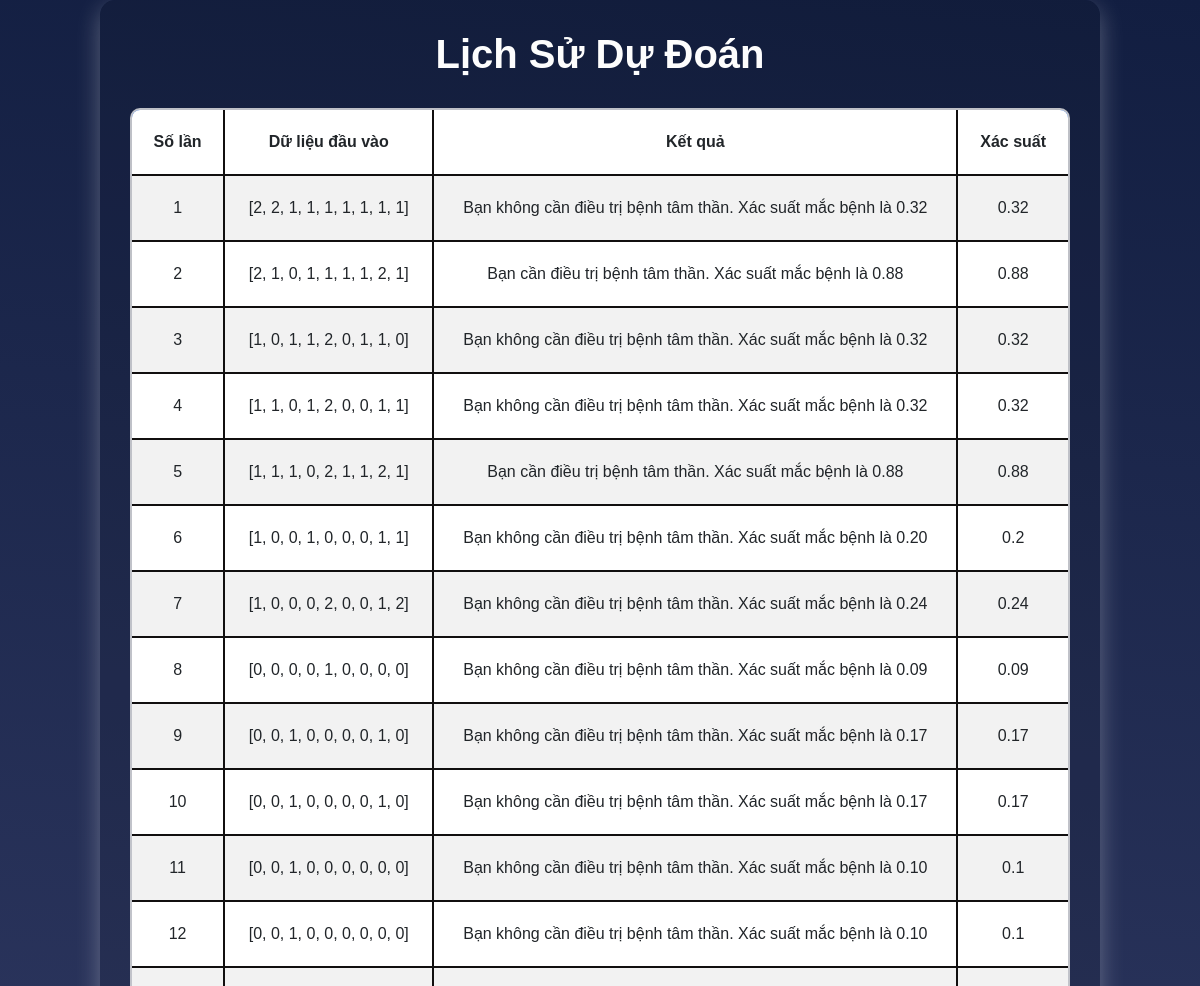
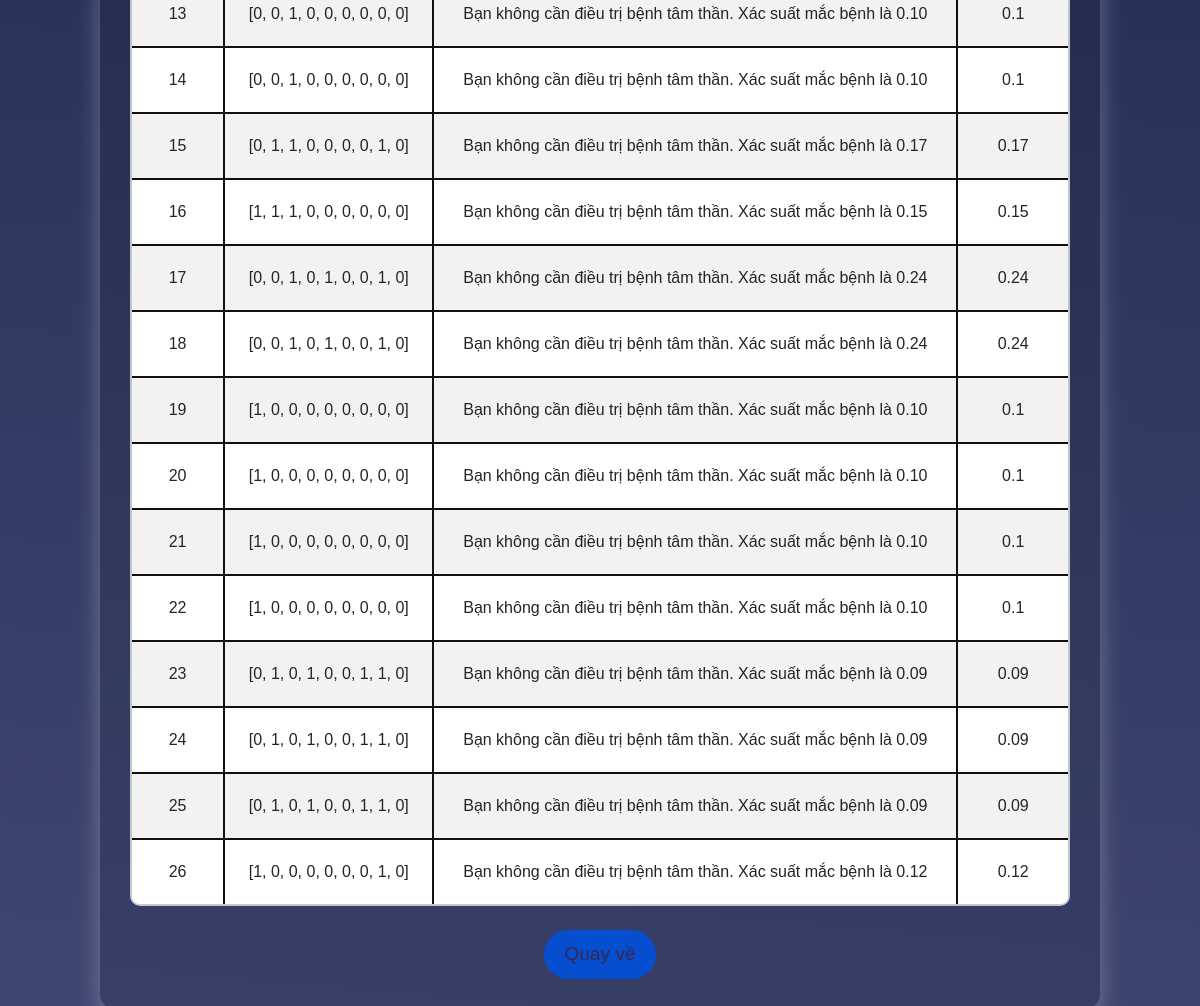
The app's page /history (signed in) with its own data (2 pictures, top to bottom).
### app.py (models this page shows)
class PredictionResult(db.Model):
    id = db.Column(db.Integer, primary_key=True)  # ID tự tăng
    user_id = db.Column(db.Integer, db.ForeignKey('user.id'), nullable=False)  # ID của người dùng từ bảng User
    input_data = db.Column(db.String, nullable=False)  # Dữ liệu đầu vào
    prediction_result = db.Column(db.String, nullable=False)  # Kết quả dự đoán
    probability = db.Column(db.Float, nullable=False)  # Xác suất dự đoán

### app.py (the view)
@app.route('/history')
def history():
    if 'logged_in' in session and session['logged_in']:
        user_id = session.get('user_id')
        predictions = PredictionResult.query.filter_by(user_id=user_id).all()
        return render_template('history.html', predictions=predictions)
    else:
        flash('You need to log in first.')
        return redirect(url_for('login'))

### template/history.html (shortened to what this page needs)
<!DOCTYPE html>
<html lang="en">
<head>
    <link rel="stylesheet" href="https://cdn.jsdelivr.net/npm/bootstrap@5.3.0-alpha3/dist/css/bootstrap.min.css">
</head>
<body>
    <div class="container">
        <h1>Lịch Sử Dự Đoán</h1>
        <table class="table table-striped table-hover mt-4">
            <thead>
                <tr>
                    <th>Số lần</th>
                    <th>Dữ liệu đầu vào</th>
                    <th>Kết quả</th>
                    <th>Xác suất</th>
                </tr>
            </thead>
            <tbody>
                {% if predictions %}
                    {% for prediction in predictions %}
                    <tr>
                        <td>{{ loop.index }}</td>
                        <td>{{ prediction.input_data }}</td>
                        <td>{{ prediction.prediction_result }}</td>
                        <td>{{ prediction.probability }}</td>
                    </tr>
                    {% endfor %}
                {% else %}
                <tr>
                    <td colspan="4" class="no-data">
                        Không có dự đoán nào được tìm thấy.
                    </td>
                </tr>
                {% endif %}
            </tbody>
        </table>
        <div class="text-center mt-4">
            <a href="{{ url_for('dashboard') }}" class="btn btn-primary">Quay về</a>
        </div>
    </div>
</body>
</html>

### template/history.html (style rules this page uses)
body { background: linear-gradient(185deg, #121e41, #3e4672); font-family: 'Arial', sans-serif; color: #fff; margin: 0; padding: 0; display: flex; justify-content: center; align-items: center; min-height: 100vh; }
.container { background: rgba(17, 16, 16, 0.1); padding: 30px; border-radius: 15px; box-shadow: 0 8px 25px rgba(252, 252, 252, 0.3); max-width: 1000px; width: 100%; }
h1 { font-size: 2.5rem; margin-bottom: 30px; text-align: center; color: #fdfdfd; font-weight: bold; }
.table { background-color: rgba(233, 233, 233, 0.8); border-radius: 10px; overflow: hidden; border: 2px solid #ffffff; }
.table thead { background: linear-gradient(90deg, #044ecf, #044ecf); color: white; font-size: 1.2rem; }
.table tbody tr { transition: background 0.3s ease; }
.table tbody tr:nth-child(even) { background-color: rgba(255, 255, 255, 0.9); }
.table tbody tr:nth-child(odd) { background-color: rgba(240, 240, 255, 0.9); }
.table tbody td, .table thead th { font-size: 1rem; text-align: center; padding: 20px; border: 2.22px solid #110f0f; }
.btn-primary { background: linear-gradient(90deg, #044ecf, #044ecf); border: none; padding: 10px 20px; font-size: 1.2rem; border-radius: 25px; color: rgb(56, 40, 85); transition: all 0.3s ease; }

### records on screen
PredictionResult: input_data "[2, 2, 1, 1, 1, 1, 1, 1, 1]", prediction_result "Bạn không cần điều trị bệnh tâm thần. Xác suất mắc bệnh là 0.32", probability "0.32"
PredictionResult: input_data "[2, 1, 0, 1, 1, 1, 1, 2, 1]", prediction_result "Bạn cần điều trị bệnh tâm thần. Xác suất mắc bệnh là 0.88", probability "0.88"
PredictionResult: input_data "[1, 0, 1, 1, 2, 0, 1, 1, 0]", prediction_result "Bạn không cần điều trị bệnh tâm thần. Xác suất mắc bệnh là 0.32", probability "0.32"
PredictionResult: input_data "[1, 1, 0, 1, 2, 0, 0, 1, 1]", prediction_result "Bạn không cần điều trị bệnh tâm thần. Xác suất mắc bệnh là 0.32", probability "0.32"
PredictionResult: input_data "[1, 1, 1, 0, 2, 1, 1, 2, 1]", prediction_result "Bạn cần điều trị bệnh tâm thần. Xác suất mắc bệnh là 0.88", probability "0.88"
PredictionResult: input_data "[1, 0, 0, 1, 0, 0, 0, 1, 1]", prediction_result "Bạn không cần điều trị bệnh tâm thần. Xác suất mắc bệnh là 0.20", probability "0.2"
PredictionResult: input_data "[1, 0, 0, 0, 2, 0, 0, 1, 2]", prediction_result "Bạn không cần điều trị bệnh tâm thần. Xác suất mắc bệnh là 0.24", probability "0.24"
PredictionResult: input_data "[0, 0, 0, 0, 1, 0, 0, 0, 0]", prediction_result "Bạn không cần điều trị bệnh tâm thần. Xác suất mắc bệnh là 0.09", probability "0.09"
PredictionResult: input_data "[0, 0, 1, 0, 0, 0, 0, 1, 0]", prediction_result "Bạn không cần điều trị bệnh tâm thần. Xác suất mắc bệnh là 0.17", probability "0.17"
PredictionResult: input_data "[0, 0, 1, 0, 0, 0, 0, 1, 0]", prediction_result "Bạn không cần điều trị bệnh tâm thần. Xác suất mắc bệnh là 0.17", probability "0.17"
PredictionResult: input_data "[0, 0, 1, 0, 0, 0, 0, 0, 0]", prediction_result "Bạn không cần điều trị bệnh tâm thần. Xác suất mắc bệnh là 0.10", probability "0.1"
PredictionResult: input_data "[0, 0, 1, 0, 0, 0, 0, 0, 0]", prediction_result "Bạn không cần điều trị bệnh tâm thần. Xác suất mắc bệnh là 0.10", probability "0.1"
PredictionResult: input_data "[0, 0, 1, 0, 0, 0, 0, 0, 0]", prediction_result "Bạn không cần điều trị bệnh tâm thần. Xác suất mắc bệnh là 0.10", probability "0.1"
PredictionResult: input_data "[0, 0, 1, 0, 0, 0, 0, 0, 0]", prediction_result "Bạn không cần điều trị bệnh tâm thần. Xác suất mắc bệnh là 0.10", probability "0.1"
PredictionResult: input_data "[0, 1, 1, 0, 0, 0, 0, 1, 0]", prediction_result "Bạn không cần điều trị bệnh tâm thần. Xác suất mắc bệnh là 0.17", probability "0.17"
PredictionResult: input_data "[1, 1, 1, 0, 0, 0, 0, 0, 0]", prediction_result "Bạn không cần điều trị bệnh tâm thần. Xác suất mắc bệnh là 0.15", probability "0.15"
PredictionResult: input_data "[0, 0, 1, 0, 1, 0, 0, 1, 0]", prediction_result "Bạn không cần điều trị bệnh tâm thần. Xác suất mắc bệnh là 0.24", probability "0.24"
PredictionResult: input_data "[0, 0, 1, 0, 1, 0, 0, 1, 0]", prediction_result "Bạn không cần điều trị bệnh tâm thần. Xác suất mắc bệnh là 0.24", probability "0.24"
PredictionResult: input_data "[1, 0, 0, 0, 0, 0, 0, 0, 0]", prediction_result "Bạn không cần điều trị bệnh tâm thần. Xác suất mắc bệnh là 0.10", probability "0.1"
PredictionResult: input_data "[1, 0, 0, 0, 0, 0, 0, 0, 0]", prediction_result "Bạn không cần điều trị bệnh tâm thần. Xác suất mắc bệnh là 0.10", probability "0.1"
PredictionResult: input_data "[1, 0, 0, 0, 0, 0, 0, 0, 0]", prediction_result "Bạn không cần điều trị bệnh tâm thần. Xác suất mắc bệnh là 0.10", probability "0.1"
PredictionResult: input_data "[1, 0, 0, 0, 0, 0, 0, 0, 0]", prediction_result "Bạn không cần điều trị bệnh tâm thần. Xác suất mắc bệnh là 0.10", probability "0.1"
PredictionResult: input_data "[0, 1, 0, 1, 0, 0, 1, 1, 0]", prediction_result "Bạn không cần điều trị bệnh tâm thần. Xác suất mắc bệnh là 0.09", probability "0.09"
PredictionResult: input_data "[0, 1, 0, 1, 0, 0, 1, 1, 0]", prediction_result "Bạn không cần điều trị bệnh tâm thần. Xác suất mắc bệnh là 0.09", probability "0.09"
PredictionResult: input_data "[0, 1, 0, 1, 0, 0, 1, 1, 0]", prediction_result "Bạn không cần điều trị bệnh tâm thần. Xác suất mắc bệnh là 0.09", probability "0.09"
PredictionResult: input_data "[1, 0, 0, 0, 0, 0, 0, 1, 0]", prediction_result "Bạn không cần điều trị bệnh tâm thần. Xác suất mắc bệnh là 0.12", probability "0.12"
